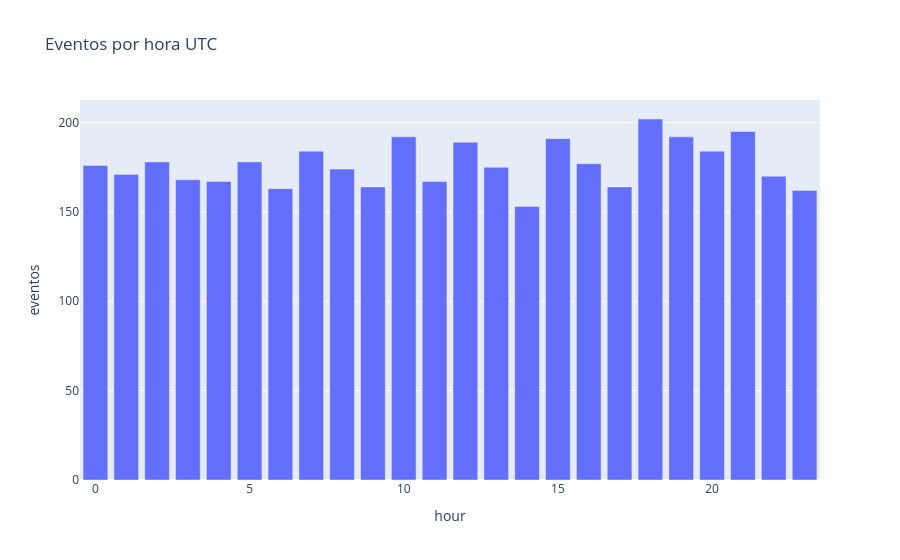

The code cell stored with this chart in its notebook:
### Markdown cell above
## 6. Padrão por hora do dia (UTC)
Terremotos são naturais, então esperamos distribuição ~uniforme; variações podem refletir detecção.

### Code cell
hourly = df.groupby('hour').size().reset_index(name='eventos')
px.bar(hourly, x='hour', y='eventos', title='Eventos por hora UTC')

### Figure 1 — Plotly figure (JSON) as saved in the notebook; plotly's stock layout.template omitted (floating-point values rounded to 4 significant figures)
{"data": [{"alignmentgroup": "True", "hovertemplate": "hour=%{x}<br>eventos=%{y}<extra></extra>", "legendgroup": "", "marker": {"color": "#636efa", "pattern": {"shape": ""}}, "name": "", "offsetgroup": "", "orientation": "v", "showlegend": false, "textposition": "auto", "type": "bar", "x": [0, 1, 2, 3, 4, 5, 6, 7, 8, 9, 10, 11, 12, 13, 14, 15, 16, 17, 18, 19, 20, 21, 22, 23], "xaxis": "x", "y": [176, 171, 178, 168, 167, 178, 163, 184, 174, 164, 192, 167, 189, 175, 153, 191, 177, 164, 202, 192, 184, 195, 170, 162], "yaxis": "y"}], "layout": {"barmode": "relative", "legend": {"tracegroupgap": 0}, "title": {"text": "Eventos por hora UTC"}, "xaxis": {"anchor": "y", "domain": [0.0, 1.0], "title": {"text": "hour"}}, "yaxis": {"anchor": "x", "domain": [0.0, 1.0], "title": {"text": "eventos"}}}}
